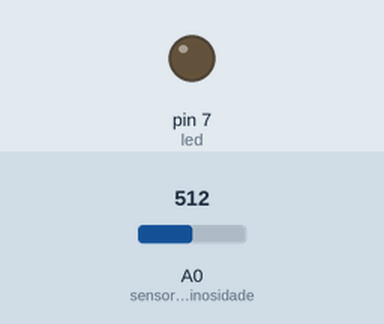
This sketch was run on a simulated Arduino Uno, built with avr-gcc and run on an emulated ATmega328P. Shown: output pins drawn as LEDs (lit = HIGH). The inputs (shaded band) are chosen by the test bench; at power-on: A0 (sensordeluminosidade) = 512.

Above: at 1.2 s.
1.3 s: A0 (sensordeluminosidade) set to 486
At 1.8 s:
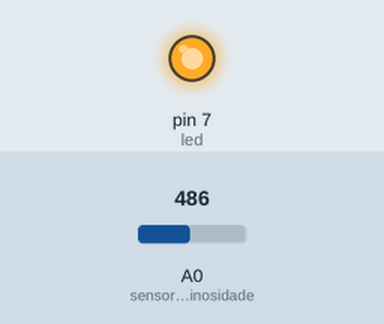
2.8 s: A0 (sensordeluminosidade) set to 510
At 4.0 s:
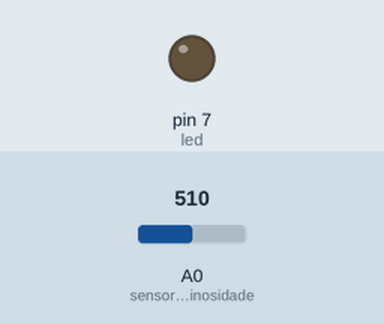
4.3 s: A0 (sensordeluminosidade) set to 490
At 5.3 s:
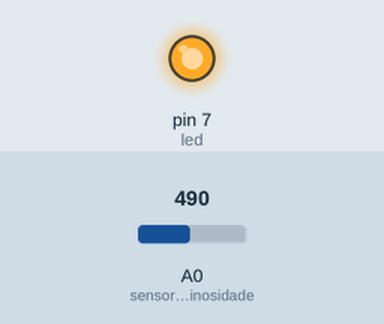
Timing chart, 0 to 7.3 s (numbered marks = the images above; inputs shaded):
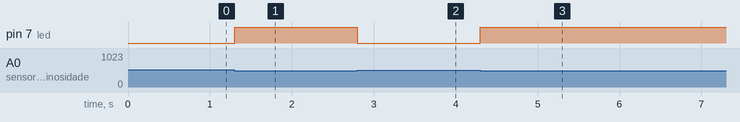

Measured:
- the behaviour switches between 500 and 499 on A0 (sensordeluminosidade) (found by bisection; images 0 and 1)
- after the input at 1.3 s, pin 7 (led): LOW → HIGH at once
- after the input at 2.8 s, pin 7 (led): HIGH → LOW at once
- after the input at 4.3 s, pin 7 (led): LOW → HIGH at once

The sketch:

Sensordeluminosidade.ino
```cpp
// C++ code
//
int led = 7;
int sensordeluminosidade = A0;
// variavel para
int luz =0;
void setup()
{
  // led e de saida
  pinMode(led,OUTPUT);
  // sensor e de entrada
  pinMode(sensordeluminosidade,INPUT);
}

void loop()
{
  // capturar o que o sensor leu no ambiente
  //analogRead e usado para leitura analogico
  luz = analogRead(sensordeluminosidade);
  // as portas analogicas capturam dados que variam de 0 ate 1023
  if(luz<500){
     digitalWrite(led,HIGH);//ligar led
  }else{
     digitalWrite(led,LOW);//DESLIGAR LED
  }
}
```
